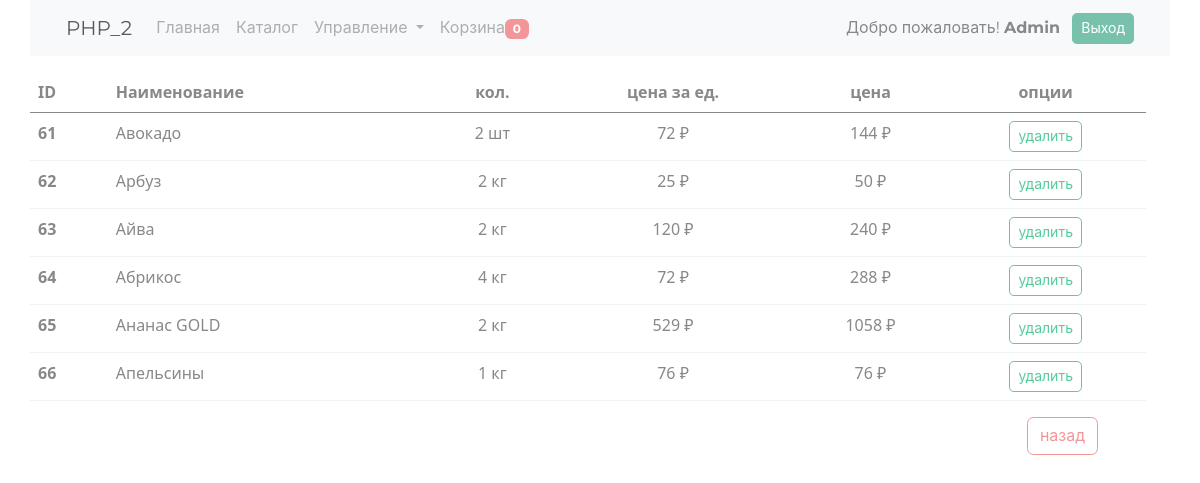
Screenshot of /admin/orderList/?id=2 (signed in) with the database file from the repository.
### tables this page shows
CREATE TABLE `basket` (
  `id` bigint UNSIGNED NOT NULL,
  `user_id` bigint UNSIGNED DEFAULT NULL,
  `product_id` bigint UNSIGNED NOT NULL,
  `count` int NOT NULL,
  `price` int DEFAULT NULL,
  `session_id` text NOT NULL
);

CREATE TABLE `product` (
  `id` bigint UNSIGNED NOT NULL,
  `title` varchar(255) NOT NULL,
  `article` bigint UNSIGNED NOT NULL DEFAULT '0',
  `description` text NOT NULL,
  `price` bigint NOT NULL,
  `weight` varchar(20) NOT NULL DEFAULT '0',
  `count` bigint NOT NULL,
  `units` text NOT NULL,
  `category_id` bigint UNSIGNED NOT NULL DEFAULT '6',
  `image` text,
  `created_at` datetime DEFAULT CURRENT_TIMESTAMP
);

### engine/Request.php (called while the page is built, shortened)
<?php
class Request
{
    protected $params = [];
    protected function parseRequest()
    {
        $this->requestString = $_SERVER['REQUEST_URI'];
        $url = explode('/', $this->requestString);
        $data = json_decode(file_get_contents('php://input'));
        $this->params = $_REQUEST;
    }
    public function getParams(): array
    {
        return $this->params;
    }
}

### models/orders/Orders.php (called while the page is built, shortened)
<?php
class Orders extends Model
{
    protected static function getTableName(): string
    {
        return 'orders';
    }
}

### models/DBModel.php (called while the page is built, shortened)
<?php
abstract class DBModel implements IModel
{
    public static function getOne($id)
    {
        $tableName = static::getTableName();
        $sql = "SELECT * FROM {$tableName} WHERE id = :id";
        return DB::getInstance()->queryObject($sql, ['id' => $id], get_called_class());
    }
}

### traits/TSinletone.php (called while the page is built, shortened)
<?php
trait TSinletone
{
    private static $instance = null;
    public static function getInstance() {
        if (is_null(static::$instance)) {
            static::$instance = new static();
        }
        return static::$instance;
    }
}

### engine/Db.php (called while the page is built, shortened)
<?php
class Db implements IDb
{
    private $config = [
        'driver' => 'mysql',
        'host' => 'localhost',
        'db' => 'shopphp',
        'charset' => 'UTF8',
        'username' => 'root',
        'password' => 'root',
    ];
    protected $db = null;
    protected function getDb(): PDO
    {
        if (is_null($this->db)) {
            $this->db = new PDO($this->getDbConfig(),
                $this->config['username'],
                $this->config['password']
            );
            $this->db->setAttribute(PDO::ATTR_DEFAULT_FETCH_MODE, PDO::FETCH_ASSOC);
        }
        return $this->db;
    }
    protected function getDbConfig(): string
    {
        return sprintf('%s:host=%s;dbname=%s;charset=%s',
            $this->config['driver'],
            $this->config['host'],
            $this->config['db'],
            $this->config['charset']
        );
    }
    protected function query($sql, $params)
    {
        $sql = $this->getDb()->prepare($sql);
        $sql->execute($params);
        return $sql;
    }
    public function queryObject($sql, $params, $class)
    {
        $sql = $this->query($sql, $params);
        $sql->setFetchMode(PDO::FETCH_CLASS | PDO::FETCH_PROPS_LATE, $class);
        return $sql->fetch();
    }
    public function queryObjectAll($sql, $params, $class)
    {
        $sql = $this->query($sql, $params);
        $sql->setFetchMode(PDO::FETCH_CLASS | PDO::FETCH_PROPS_LATE, $class);
        return $sql->fetchAll();
    }
}

### models/Model.php (called while the page is built, shortened)
<?php
abstract class Model extends DBModel
{
    public function __get($name)
    {
        return $this->$name;
    }
}

### models/backet/Basket.php (called while the page is built, shortened)
<?php
class Basket extends Model
{
    public static function getBasket($session_id)
    {
        $sql = "SELECT b.id as `id`, b.count as `count`, `title`, b.price as `price`, p.units as units, product_id FROM basket b JOIN product p on p.id = b.product_id WHERE b.session_id = :session_id";
        return DB::getInstance()->queryObjectAll($sql, [':session_id' => $session_id], get_called_class());
    }
}

### views/admin/admin_orders_list.php (the view)
<table class="table table-hover">
    <thead>
    <tr>
        <th scope="col">ID</th>
        <th scope="col">Наименование</th>
        <th scope="col" class="text-center">кол.</th>
        <th scope="col" class="text-center">цена за ед.</th>
        <th scope="col" class="text-center">цена</th>
        <th scope="col" colspan="3" class="text-center">опции</th>
    </tr>
    </thead>
    <tbody>
    <? foreach ($basket as $item): ?>
        <tr>
            <th scope="row"><?= $item->id ?></th>
            <td><?= $item->title ?></td>
            <td class="text-center"><?= $item->count ?> <?= $item->units ?></td>
            <td class="text-center"><?= $item->price ?> ₽</td>
            <td class="text-center"><?= ($item->count * $item->price); ?> ₽</td>
            <td class="text-center">
                <a href="/basket/delete/?id=<?= $item->id ?>" class="btn btn-outline-success btn-sm">удалить</a>
            </td>
        </tr>
    <? endforeach; ?>
    </tbody>
</table>
<div class="d-flex justify-content-end px-5">
    <a class="btn btn-outline-secondary" href="/admin/orders">назад</a>
</div>

### rows the page displays
basket: id "61", product.title "Авокадо", count "2", product.units "шт", price "72", $item->count * $item->price "144"
basket: id "62", product.title "Арбуз", count "2", product.units "кг", price "25", $item->count * $item->price "50"
basket: id "63", product.title "Айва", count "2", product.units "кг", price "120", $item->count * $item->price "240"
basket: id "64", product.title "Абрикос", count "4", product.units "кг", price "72", $item->count * $item->price "288"
basket: id "65", product.title "Ананас GOLD", count "2", product.units "кг", price "529", $item->count * $item->price "1058"
basket: id "66", product.title "Апельсины", count "1", product.units "кг", price "76", $item->count*$item->price "76"

### other values shown
$count "0"
$fast_name "Admin"
